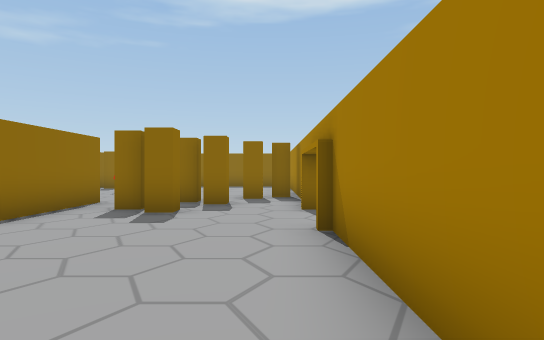
View 1 (above)

24 first-person views from a walk through a scene from a Unity 3-D project. The camera is 1.5 m above the floor, looks level and sees 75° across. The floor is counted in squares, 2 m on a side. Each view is taken from the middle of a square. On the plan, view 1 faces up. The plan holds only what a view shows up to about 11 squares ahead; the rest is blank. The place goes on beyond the plan. Some animated figures are not drawn. Door leaves are left out, so doorways stand open.

View 2
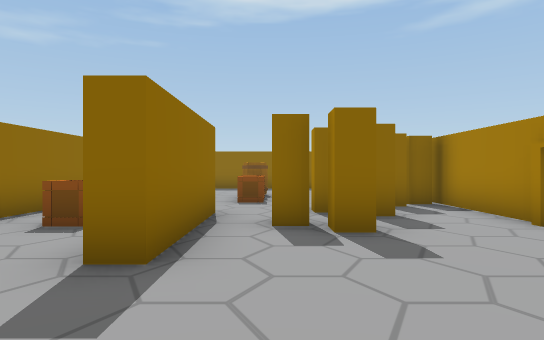

View 3
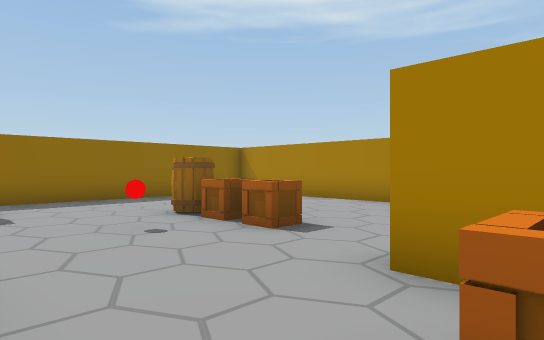

View 4
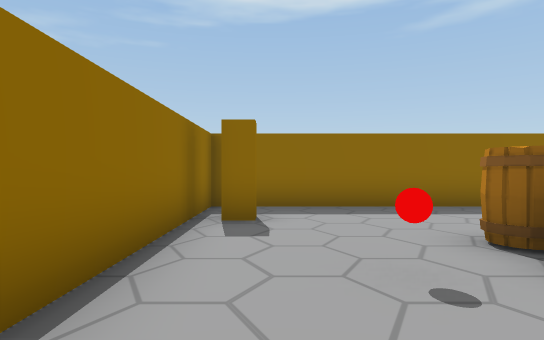

View 5
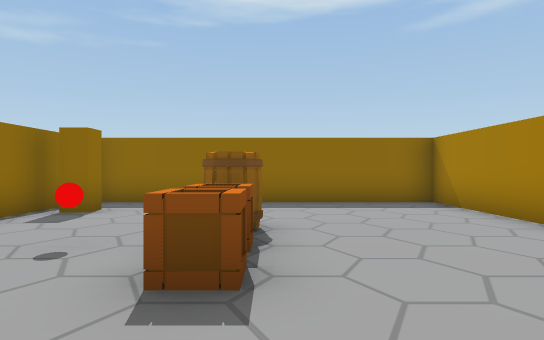

View 6
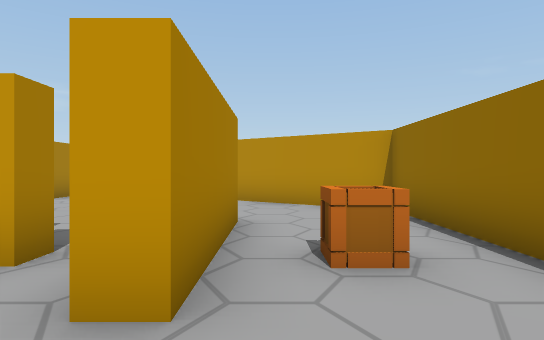

View 7
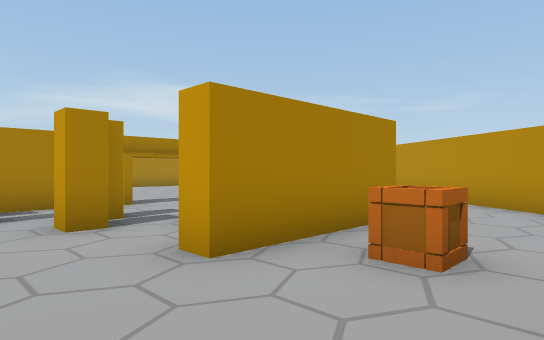

View 8
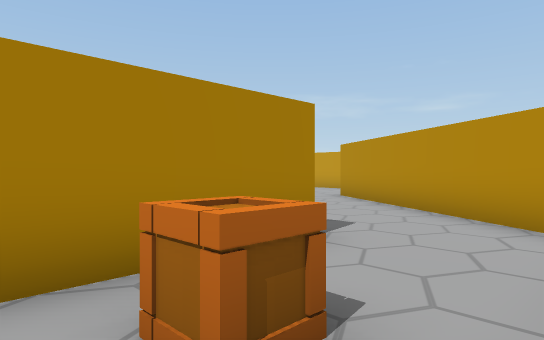

View 9
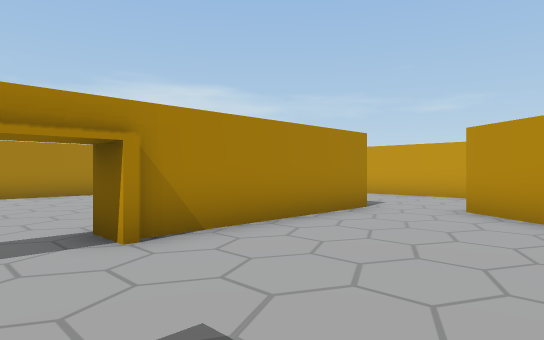

View 10
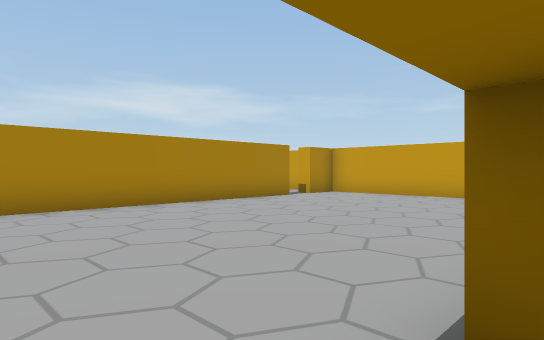

View 11
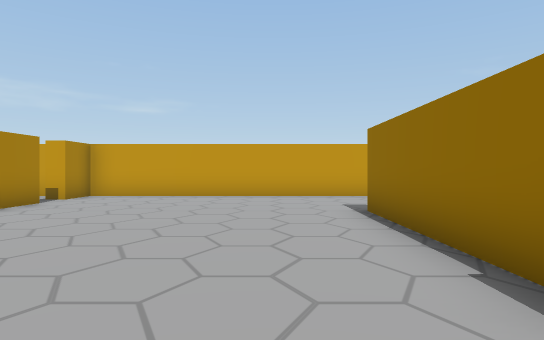

View 12
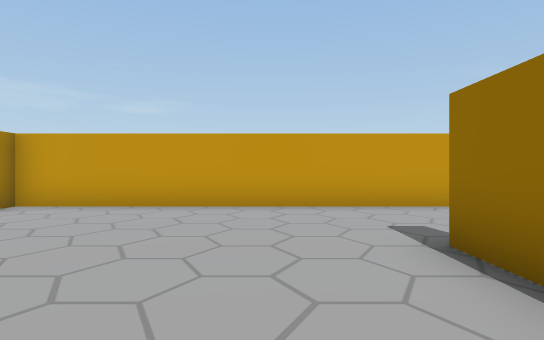

View 13
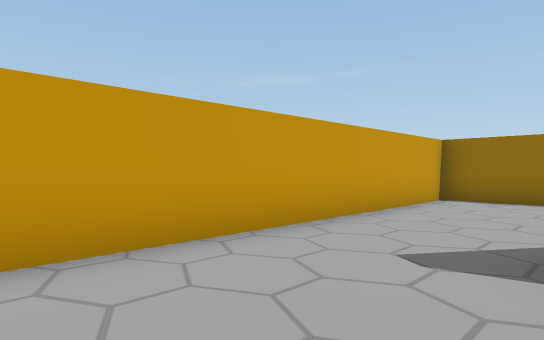

View 14
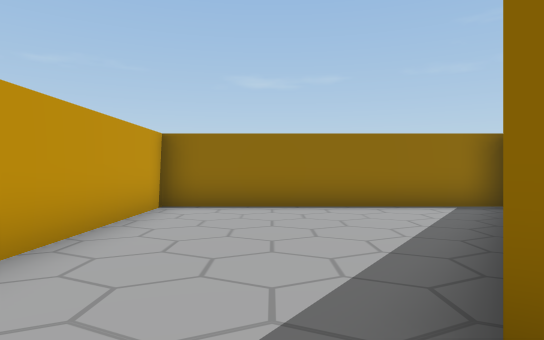

View 15
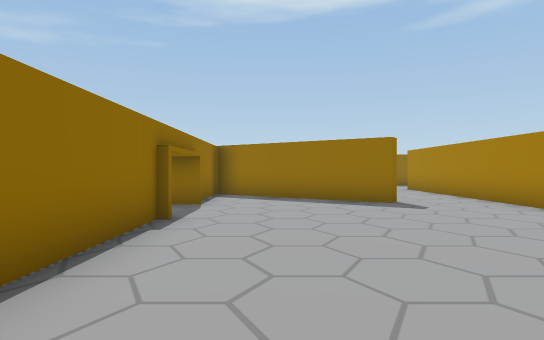

View 16
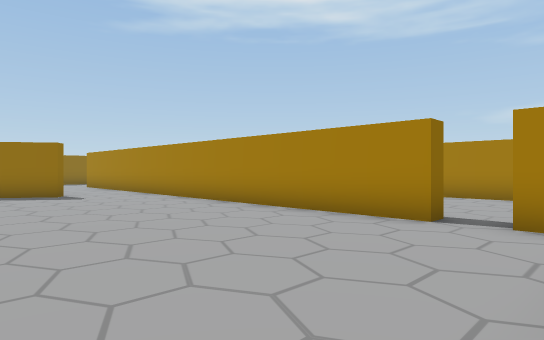

View 17
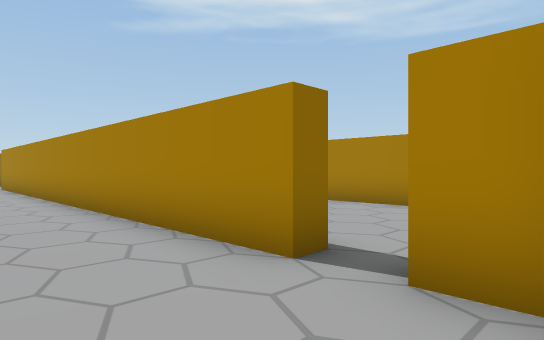

View 18
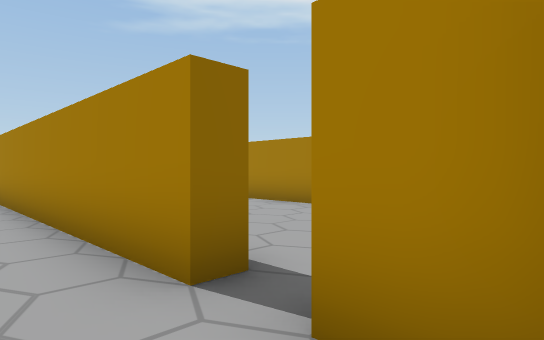

View 19
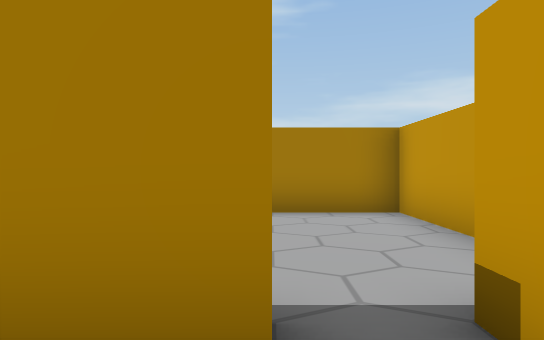

View 20
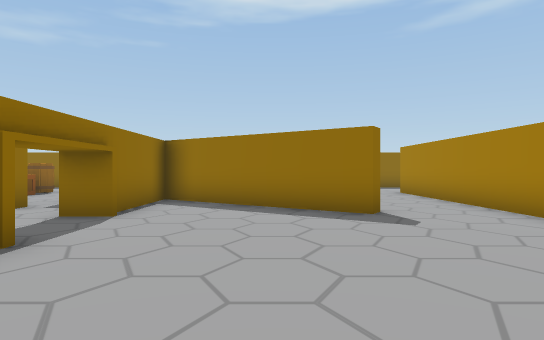

View 21
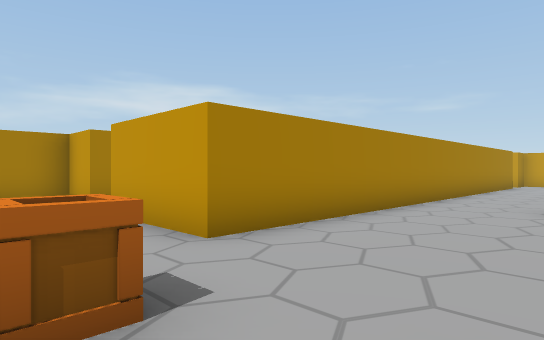

View 22
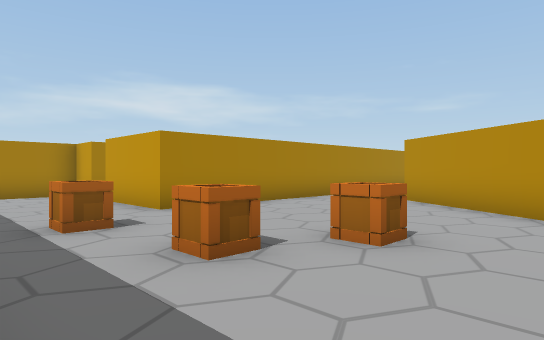

View 23
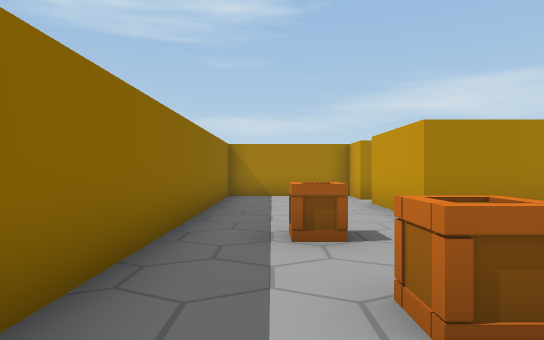

View 24
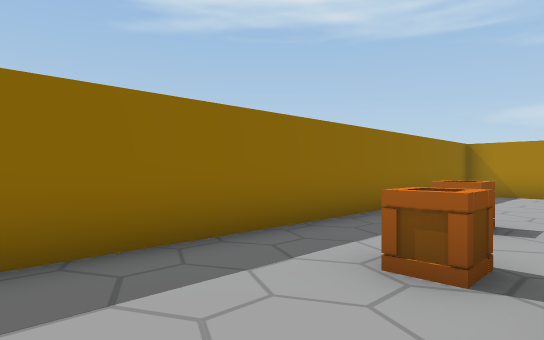

### Floor plan
Points are (right, up) in squares from view 1. A wall is a line through its corners. A room is listed if a view was taken in it or the views show most of it. See-through windows are left out.
Room 1 (views 1, 2, 3, 4, 5, 6, 7, 8, 9)
walls: (0.8, 7.1) (0.8, 13.5); (-3.5, 16.2) (-7.2, 16.2) (-7.2, 3.4) (-0.9, -0.9); (0.8, -0.5) (0.8, 4.4)
ways out: opening at (0, -1) to room 2; opening at (1, 5.5) to room 2; opening at (-2.5, 15.5) to room 4; opening at (-0.5, 14) to room 4; open door at (-2.5, 14) to room 4
objects: other object (-7, 14) to (-6, 15); other object (-6, 7); other object (-5, 12); other object (-4, 5) to (-4, 8); other object (-4, 12) to (-3, 13); other object (-3, 7); other object (-3, 11); other object (-2, 7); other object (-2, 8) to (-2, 9); other object (-1, 8); other object (0, 10)
Room 2 (views 10, 11, 12, 13, 14, 15, 16, 17, 18, 19, 20)
walls: (1.2, 4.4) (1.2, -0.5); (0.5, 4.5) (1.5, 4.5); (1.5, 6.7) (0.5, 6.7); (8.3, -2) (8.3, 7.5); (5.9, 7.3) (5.7, 7) (1.2, 10.1) (1.2, 7.3); (-7.2, 2.8) (-7.2, -4.2) (8.3, -4.2) (8.3, -3)
ways out: opening at (0, -1) to room 1; opening at (1, 5.5) to room 1; opening at (7.5, 8) to room 3; open door at (8.5, -2.5)
Room 3 (views 21, 22, 23, 24)
walls: (12, 12.7) (13.3, 12.7) (13.3, 16.2) (2.4, 16.2); (2.8, 9.5) (5.9, 7.3); (8.3, 7.5) (8.3, 12.7) (11, 12.7)
ways out: opening at (7.5, 8) to room 2; open door at (11.5, 12.5)
objects: other object (4, 13); other object (5, 14); other object (7, 15)
Room 4 (no view inside)
walls: (0.8, 13.5) (0.8, 16.2) (-3.5, 16.2)
ways out: opening at (-2.5, 15.5) to room 1; opening at (-0.5, 14) to room 1; open door at (-2.5, 14) to room 1

Where each view was taken, in squares from view 1:
view 1: 0 up, 0 right, facing up
view 2: 2 up, 3 left, facing up
view 3: 7 up, 7 left, facing up-right
view 4: 9 up, 6 left, facing up
view 5: 8 up, 3 left, facing up
view 6: 10 up, 5 left, facing down
view 7: 10 up, 7 left, facing down-right
view 8: 8 up, 7 left, facing down-right
view 9: 6 up, 3 left, facing down-right
view 10: 6 up, 1 right, facing down-right
view 11: 6 up, 3 right, facing down
view 12: 3 up, 3 right, facing down
view 13: 1 down, 2 right, facing down-left
view 14: 2 down, 0 right, facing left
view 15: 1 down, 3 right, facing up
view 16: 4 down, 3 right, facing up-right
view 17: 4 down, 6 right, facing up-right
view 18: 4 down, 7 right, facing up-right
view 19: 2 down, 7 right, facing right
view 20: 1 up, 4 right, facing up
view 21: 15 up, 5 right, facing down-right
view 22: 16 up, 2 right, facing down-right
view 23: 15 up, 3 right, facing right
view 24: 13 up, 2 right, facing up-right
